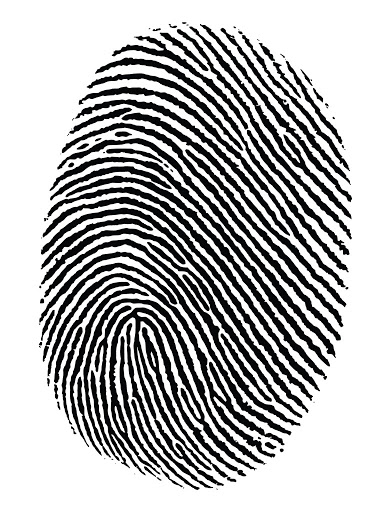
#> input picture GoruntuIsleme/EsikAyarlama-Thresholding/parmakizi.jpg, 384 x 512 px
$ python thresholding.py
#> lines starting #> are read from the running program, lines starting #| are printed output that depends on the picture; after the words box and inside, x2 and y2 are one past the last pixel; in counts of white or black regions, pixels touching at a corner belong together
import cv2
import numpy as np

image=cv2.imread("parmakizi.jpg",0)
#> image: shape (512, 384); min 0, max 255, mean 179.5
# Simple Treshold
ret,thresh1=cv2.threshold(image,127,255,cv2.THRESH_BINARY)
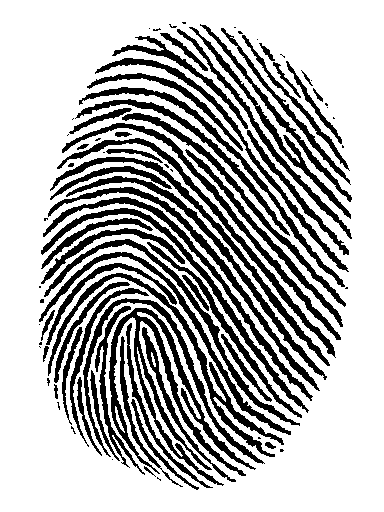
#> thresh1: shape (512, 384); 70.6% white; 91 black regions (33 under 20 px), largest, box (x1, y1, x2, y2) and area: (109, 308, 256, 486) 4755, (48, 273, 284, 457) 2583, (50, 157, 330, 366) 2138
ret,thresh2=cv2.threshold(image,127,255,cv2.THRESH_BINARY_INV)
ret,thresh3=cv2.threshold(image,127,255,cv2.THRESH_TRUNC)
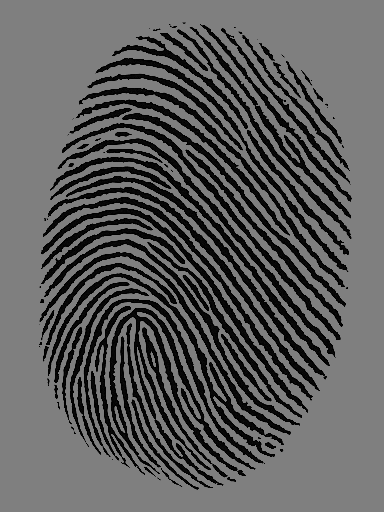
#> thresh3: shape (512, 384); min 0, max 127, mean 93.4
ret,thresh4=cv2.threshold(image,127,255,cv2.THRESH_TOZERO)
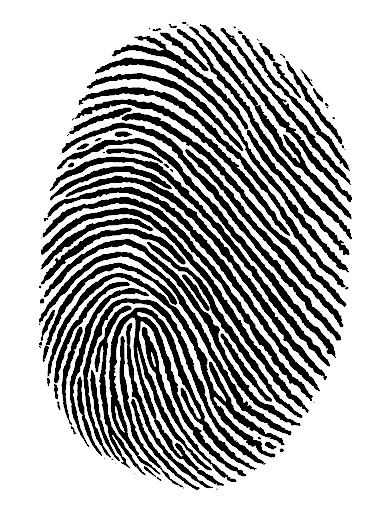
#> thresh4: shape (512, 384); min 0, max 255, mean 175.7
ret,thresh5=cv2.threshold(image,127,255,cv2.THRESH_TOZERO_INV)
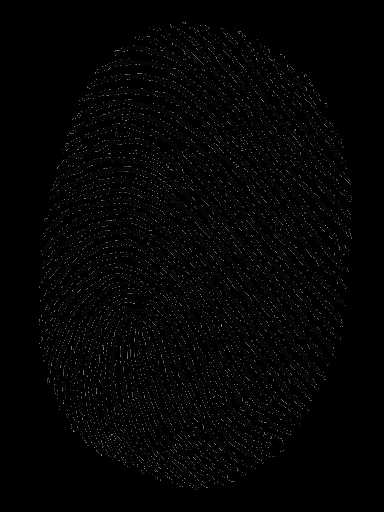
#> thresh5: shape (512, 384); min 0, max 127, mean 3.8


cv2.imshow("Orjinal Resim",image)
cv2.imshow("Thresh_Binary",thresh1)
cv2.imshow("Thresh_Binary_Inv",thresh2)
cv2.imshow("Thresh_Trunc",thresh3)
cv2.imshow("Thresh_Tozero",thresh4)
cv2.imshow("Thresh_Tozero_Inv",thresh5)

cv2.waitKey(0)
cv2.destroyAllWindows()
